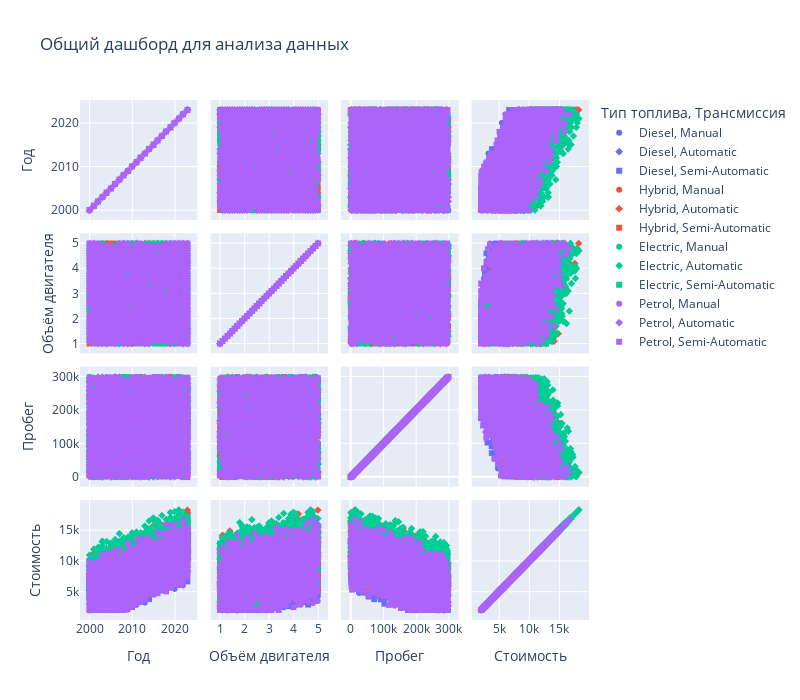

The code cell stored with this chart in its notebook:
### Markdown cell above
Общий дашборд показывающий корреляцию для числовых переменных ('Год', 'Объём двигателя', 'Пробег', 'Стоимость') в зависимости от некоторых категориальных переменных ('Тип топлива', 'Трансмиссия')

### Code cell
fig = px.scatter_matrix(df, dimensions=['Год', 'Объём двигателя', 'Пробег', 'Стоимость'],
                        color="Тип топлива", symbol="Трансмиссия",
                        title="Общий дашборд для анализа данных", hover_data=df.columns)
fig.update_layout(width=800, height=700)
fig.show()

### Figure 1 — Plotly figure (JSON) as saved in the notebook; plotly's stock layout.template omitted (floating-point values rounded to 4 significant figures; data arrays with more than 128 entries replaced by an {"elided": "..."} marker saying what was removed)
{"data": [{"customdata": {"elided": "846x10 mixed values"}, "dimensions": [{"axis": {"matches": true}, "label": "Год", "values": {"elided": "846 int values"}}, {"axis": {"matches": true}, "label": "Объём двигателя", "values": {"elided": "846 float values"}}, {"axis": {"matches": true}, "label": "Пробег", "values": {"elided": "846 int values"}}, {"axis": {"matches": true}, "label": "Стоимость", "values": {"elided": "846 int values"}}], "hovertemplate": "Тип топлива=%{customdata[4]}<br>Трансмиссия=%{customdata[5]}<br>%{xaxis.title.text}=%{x}<br>%{yaxis.title.text}=%{y}<br>Бренд=%{customdata[0]}<br>Модель=%{customdata[1]}<br>Год=%{customdata[2]}<br>Объём двигателя=%{customdata[3]}<br>Пробег=%{customdata[6]}<br>Количество дверей=%{customdata[7]}<br>Количество владельцев=%{customdata[8]}<br>Стоимость=%{customdata[9]}<extra></extra>", "legendgroup": "Diesel, Manual", "marker": {"color": "#636efa", "symbol": "circle"}, "name": "Diesel, Manual", "showlegend": true, "type": "splom"}, {"customdata": {"elided": "827x10 mixed values"}, "dimensions": [{"axis": {"matches": true}, "label": "Год", "values": {"elided": "827 int values"}}, {"axis": {"matches": true}, "label": "Объём двигателя", "values": {"elided": "827 float values"}}, {"axis": {"matches": true}, "label": "Пробег", "values": {"elided": "827 int values"}}, {"axis": {"matches": true}, "label": "Стоимость", "values": {"elided": "827 int values"}}], "hovertemplate": "Тип топлива=%{customdata[4]}<br>Трансмиссия=%{customdata[5]}<br>%{xaxis.title.text}=%{x}<br>%{yaxis.title.text}=%{y}<br>Бренд=%{customdata[0]}<br>Модель=%{customdata[1]}<br>Год=%{customdata[2]}<br>Объём двигателя=%{customdata[3]}<br>Пробег=%{customdata[6]}<br>Количество дверей=%{customdata[7]}<br>Количество владельцев=%{customdata[8]}<br>Стоимость=%{customdata[9]}<extra></extra>", "legendgroup": "Diesel, Automatic", "marker": {"color": "#636efa", "symbol": "diamond"}, "name": "Diesel, Automatic", "showlegend": true, "type": "splom"}, {"customdata": {"elided": "839x10 mixed values"}, "dimensions": [{"axis": {"matches": true}, "label": "Год", "values": {"elided": "839 int values"}}, {"axis": {"matches": true}, "label": "Объём двигателя", "values": {"elided": "839 float values"}}, {"axis": {"matches": true}, "label": "Пробег", "values": {"elided": "839 int values"}}, {"axis": {"matches": true}, "label": "Стоимость", "values": {"elided": "839 int values"}}], "hovertemplate": "Тип топлива=%{customdata[4]}<br>Трансмиссия=%{customdata[5]}<br>%{xaxis.title.text}=%{x}<br>%{yaxis.title.text}=%{y}<br>Бренд=%{customdata[0]}<br>Модель=%{customdata[1]}<br>Год=%{customdata[2]}<br>Объём двигателя=%{customdata[3]}<br>Пробег=%{customdata[6]}<br>Количество дверей=%{customdata[7]}<br>Количество владельцев=%{customdata[8]}<br>Стоимость=%{customdata[9]}<extra></extra>", "legendgroup": "Diesel, Semi-Automatic", "marker": {"color": "#636efa", "symbol": "square"}, "name": "Diesel, Semi-Automatic", "showlegend": true, "type": "splom"}, {"customdata": {"elided": "818x10 mixed values"}, "dimensions": [{"axis": {"matches": true}, "label": "Год", "values": {"elided": "818 int values"}}, {"axis": {"matches": true}, "label": "Объём двигателя", "values": {"elided": "818 float values"}}, {"axis": {"matches": true}, "label": "Пробег", "values": {"elided": "818 int values"}}, {"axis": {"matches": true}, "label": "Стоимость", "values": {"elided": "818 int values"}}], "hovertemplate": "Тип топлива=%{customdata[4]}<br>Трансмиссия=%{customdata[5]}<br>%{xaxis.title.text}=%{x}<br>%{yaxis.title.text}=%{y}<br>Бренд=%{customdata[0]}<br>Модель=%{customdata[1]}<br>Год=%{customdata[2]}<br>Объём двигателя=%{customdata[3]}<br>Пробег=%{customdata[6]}<br>Количество дверей=%{customdata[7]}<br>Количество владельцев=%{customdata[8]}<br>Стоимость=%{customdata[9]}<extra></extra>", "legendgroup": "Hybrid, Manual", "marker": {"color": "#EF553B", "symbol": "circle"}, "name": "Hybrid, Manual", "showlegend": true, "type": "splom"}, {"customdata": {"elided": "819x10 mixed values"}, "dimensions": [{"axis": {"matches": true}, "label": "Год", "values": {"elided": "819 int values"}}, {"axis": {"matches": true}, "label": "Объём двигателя", "values": {"elided": "819 float values"}}, {"axis": {"matches": true}, "label": "Пробег", "values": {"elided": "819 int values"}}, {"axis": {"matches": true}, "label": "Стоимость", "values": {"elided": "819 int values"}}], "hovertemplate": "Тип топлива=%{customdata[4]}<br>Трансмиссия=%{customdata[5]}<br>%{xaxis.title.text}=%{x}<br>%{yaxis.title.text}=%{y}<br>Бренд=%{customdata[0]}<br>Модель=%{customdata[1]}<br>Год=%{customdata[2]}<br>Объём двигателя=%{customdata[3]}<br>Пробег=%{customdata[6]}<br>Количество дверей=%{customdata[7]}<br>Количество владельцев=%{customdata[8]}<br>Стоимость=%{customdata[9]}<extra></extra>", "legendgroup": "Hybrid, Automatic", "marker": {"color": "#EF553B", "symbol": "diamond"}, "name": "Hybrid, Automatic", "showlegend": true, "type": "splom"}, {"customdata": {"elided": "817x10 mixed values"}, "dimensions": [{"axis": {"matches": true}, "label": "Год", "values": {"elided": "817 int values"}}, {"axis": {"matches": true}, "label": "Объём двигателя", "values": {"elided": "817 float values"}}, {"axis": {"matches": true}, "label": "Пробег", "values": {"elided": "817 int values"}}, {"axis": {"matches": true}, "label": "Стоимость", "values": {"elided": "817 int values"}}], "hovertemplate": "Тип топлива=%{customdata[4]}<br>Трансмиссия=%{customdata[5]}<br>%{xaxis.title.text}=%{x}<br>%{yaxis.title.text}=%{y}<br>Бренд=%{customdata[0]}<br>Модель=%{customdata[1]}<br>Год=%{customdata[2]}<br>Объём двигателя=%{customdata[3]}<br>Пробег=%{customdata[6]}<br>Количество дверей=%{customdata[7]}<br>Количество владельцев=%{customdata[8]}<br>Стоимость=%{customdata[9]}<extra></extra>", "legendgroup": "Hybrid, Semi-Automatic", "marker": {"color": "#EF553B", "symbol": "square"}, "name": "Hybrid, Semi-Automatic", "showlegend": true, "type": "splom"}, {"customdata": {"elided": "894x10 mixed values"}, "dimensions": [{"axis": {"matches": true}, "label": "Год", "values": {"elided": "894 int values"}}, {"axis": {"matches": true}, "label": "Объём двигателя", "values": {"elided": "894 float values"}}, {"axis": {"matches": true}, "label": "Пробег", "values": {"elided": "894 int values"}}, {"axis": {"matches": true}, "label": "Стоимость", "values": {"elided": "894 int values"}}], "hovertemplate": "Тип топлива=%{customdata[4]}<br>Трансмиссия=%{customdata[5]}<br>%{xaxis.title.text}=%{x}<br>%{yaxis.title.text}=%{y}<br>Бренд=%{customdata[0]}<br>Модель=%{customdata[1]}<br>Год=%{customdata[2]}<br>Объём двигателя=%{customdata[3]}<br>Пробег=%{customdata[6]}<br>Количество дверей=%{customdata[7]}<br>Количество владельцев=%{customdata[8]}<br>Стоимость=%{customdata[9]}<extra></extra>", "legendgroup": "Electric, Manual", "marker": {"color": "#00cc96", "symbol": "circle"}, "name": "Electric, Manual", "showlegend": true, "type": "splom"}, {"customdata": {"elided": "881x10 mixed values"}, "dimensions": [{"axis": {"matches": true}, "label": "Год", "values": {"elided": "881 int values"}}, {"axis": {"matches": true}, "label": "Объём двигателя", "values": {"elided": "881 float values"}}, {"axis": {"matches": true}, "label": "Пробег", "values": {"elided": "881 int values"}}, {"axis": {"matches": true}, "label": "Стоимость", "values": {"elided": "881 int values"}}], "hovertemplate": "Тип топлива=%{customdata[4]}<br>Трансмиссия=%{customdata[5]}<br>%{xaxis.title.text}=%{x}<br>%{yaxis.title.text}=%{y}<br>Бренд=%{customdata[0]}<br>Модель=%{customdata[1]}<br>Год=%{customdata[2]}<br>Объём двигателя=%{customdata[3]}<br>Пробег=%{customdata[6]}<br>Количество дверей=%{customdata[7]}<br>Количество владельцев=%{customdata[8]}<br>Стоимость=%{customdata[9]}<extra></extra>", "legendgroup": "Electric, Automatic", "marker": {"color": "#00cc96", "symbol": "diamond"}, "name": "Electric, Automatic", "showlegend": true, "type": "splom"}, {"customdata": {"elided": "851x10 mixed values"}, "dimensions": [{"axis": {"matches": true}, "label": "Год", "values": {"elided": "851 int values"}}, {"axis": {"matches": true}, "label": "Объём двигателя", "values": {"elided": "851 float values"}}, {"axis": {"matches": true}, "label": "Пробег", "values": {"elided": "851 int values"}}, {"axis": {"matches": true}, "label": "Стоимость", "values": {"elided": "851 int values"}}], "hovertemplate": "Тип топлива=%{customdata[4]}<br>Трансмиссия=%{customdata[5]}<br>%{xaxis.title.text}=%{x}<br>%{yaxis.title.text}=%{y}<br>Бренд=%{customdata[0]}<br>Модель=%{customdata[1]}<br>Год=%{customdata[2]}<br>Объём двигателя=%{customdata[3]}<br>Пробег=%{customdata[6]}<br>Количество дверей=%{customdata[7]}<br>Количество владельцев=%{customdata[8]}<br>Стоимость=%{customdata[9]}<extra></extra>", "legendgroup": "Electric, Semi-Automatic", "marker": {"color": "#00cc96", "symbol": "square"}, "name": "Electric, Semi-Automatic", "showlegend": true, "type": "splom"}, {"customdata": {"elided": "816x10 mixed values"}, "dimensions": [{"axis": {"matches": true}, "label": "Год", "values": {"elided": "816 int values"}}, {"axis": {"matches": true}, "label": "Объём двигателя", "values": {"elided": "816 float values"}}, {"axis": {"matches": true}, "label": "Пробег", "values": {"elided": "816 int values"}}, {"axis": {"matches": true}, "label": "Стоимость", "values": {"elided": "816 int values"}}], "hovertemplate": "Тип топлива=%{customdata[4]}<br>Трансмиссия=%{customdata[5]}<br>%{xaxis.title.text}=%{x}<br>%{yaxis.title.text}=%{y}<br>Бренд=%{customdata[0]}<br>Модель=%{customdata[1]}<br>Год=%{customdata[2]}<br>Объём двигателя=%{customdata[3]}<br>Пробег=%{customdata[6]}<br>Количество дверей=%{customdata[7]}<br>Количество владельцев=%{customdata[8]}<br>Стоимость=%{customdata[9]}<extra></extra>", "legendgroup": "Petrol, Manual", "marker": {"color": "#ab63fa", "symbol": "circle"}, "name": "Petrol, Manual", "showlegend": true, "type": "splom"}, {"customdata": {"elided": "790x10 mixed values"}, "dimensions": [{"axis": {"matches": true}, "label": "Год", "values": {"elided": "790 int values"}}, {"axis": {"matches": true}, "label": "Объём двигателя", "values": {"elided": "790 float values"}}, {"axis": {"matches": true}, "label": "Пробег", "values": {"elided": "790 int values"}}, {"axis": {"matches": true}, "label": "Стоимость", "values": {"elided": "790 int values"}}], "hovertemplate": "Тип топлива=%{customdata[4]}<br>Трансмиссия=%{customdata[5]}<br>%{xaxis.title.text}=%{x}<br>%{yaxis.title.text}=%{y}<br>Бренд=%{customdata[0]}<br>Модель=%{customdata[1]}<br>Год=%{customdata[2]}<br>Объём двигателя=%{customdata[3]}<br>Пробег=%{customdata[6]}<br>Количество дверей=%{customdata[7]}<br>Количество владельцев=%{customdata[8]}<br>Стоимость=%{customdata[9]}<extra></extra>", "legendgroup": "Petrol, Automatic", "marker": {"color": "#ab63fa", "symbol": "diamond"}, "name": "Petrol, Automatic", "showlegend": true, "type": "splom"}, {"customdata": {"elided": "804x10 mixed values"}, "dimensions": [{"axis": {"matches": true}, "label": "Год", "values": {"elided": "804 int values"}}, {"axis": {"matches": true}, "label": "Объём двигателя", "values": {"elided": "804 float values"}}, {"axis": {"matches": true}, "label": "Пробег", "values": {"elided": "804 int values"}}, {"axis": {"matches": true}, "label": "Стоимость", "values": {"elided": "804 int values"}}], "hovertemplate": "Тип топлива=%{customdata[4]}<br>Трансмиссия=%{customdata[5]}<br>%{xaxis.title.text}=%{x}<br>%{yaxis.title.text}=%{y}<br>Бренд=%{customdata[0]}<br>Модель=%{customdata[1]}<br>Год=%{customdata[2]}<br>Объём двигателя=%{customdata[3]}<br>Пробег=%{customdata[6]}<br>Количество дверей=%{customdata[7]}<br>Количество владельцев=%{customdata[8]}<br>Стоимость=%{customdata[9]}<extra></extra>", "legendgroup": "Petrol, Semi-Automatic", "marker": {"color": "#ab63fa", "symbol": "square"}, "name": "Petrol, Semi-Automatic", "showlegend": true, "type": "splom"}], "layout": {"dragmode": "select", "height": 700, "legend": {"title": {"text": "Тип топлива, Трансмиссия"}, "tracegroupgap": 0}, "title": {"text": "Общий дашборд для анализа данных"}, "width": 800}}
